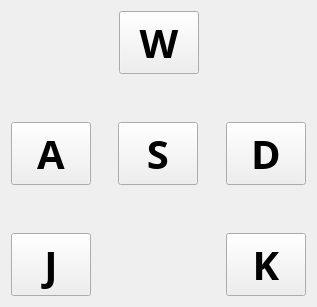
<?xml version="1.0" encoding="UTF-8"?>
<ui version="4.0">
 <class>KeyboardCtrl</class>
 <widget class="QWidget" name="KeyboardCtrl">
  <property name="geometry">
   <rect>
    <x>0</x>
    <y>0</y>
    <width>317</width>
    <height>307</height>
   </rect>
  </property>
  <property name="focusPolicy">
   <enum>Qt::StrongFocus</enum>
  </property>
  <property name="windowTitle">
   <string>KeyboardCtrl</string>
  </property>
  <layout class="QVBoxLayout" name="verticalLayout">
   <item>
    <layout class="QHBoxLayout" name="horizontalLayout_2">
     <item>
      <spacer name="horizontalSpacer">
       <property name="orientation">
        <enum>Qt::Horizontal</enum>
       </property>
       <property name="sizeType">
        <enum>QSizePolicy::Expanding</enum>
       </property>
       <property name="sizeHint" stdset="0">
        <size>
         <width>40</width>
         <height>20</height>
        </size>
       </property>
      </spacer>
     </item>
     <item>
      <widget class="QPushButton" name="WButton">
       <property name="sizePolicy">
        <sizepolicy hsizetype="Preferred" vsizetype="Preferred">
         <horstretch>0</horstretch>
         <verstretch>0</verstretch>
        </sizepolicy>
       </property>
       <property name="font">
        <font>
         <family>Adobe Devanagari</family>
         <pointsize>30</pointsize>
         <weight>75</weight>
         <bold>true</bold>
        </font>
       </property>
       <property name="text">
        <string>W</string>
       </property>
       <property name="flat">
        <bool>false</bool>
       </property>
      </widget>
     </item>
     <item>
      <spacer name="horizontalSpacer_2">
       <property name="orientation">
        <enum>Qt::Horizontal</enum>
       </property>
       <property name="sizeType">
        <enum>QSizePolicy::Expanding</enum>
       </property>
       <property name="sizeHint" stdset="0">
        <size>
         <width>40</width>
         <height>20</height>
        </size>
       </property>
      </spacer>
     </item>
    </layout>
   </item>
   <item>
    <spacer name="verticalSpacer_2">
     <property name="orientation">
      <enum>Qt::Vertical</enum>
     </property>
     <property name="sizeType">
      <enum>QSizePolicy::Expanding</enum>
     </property>
     <property name="sizeHint" stdset="0">
      <size>
       <width>20</width>
       <height>40</height>
      </size>
     </property>
    </spacer>
   </item>
   <item>
    <layout class="QHBoxLayout" name="horizontalLayout">
     <item>
      <widget class="QPushButton" name="AButton">
       <property name="sizePolicy">
        <sizepolicy hsizetype="Preferred" vsizetype="Preferred">
         <horstretch>0</horstretch>
         <verstretch>0</verstretch>
        </sizepolicy>
       </property>
       <property name="font">
        <font>
         <family>Adobe Devanagari</family>
         <pointsize>30</pointsize>
         <weight>75</weight>
         <bold>true</bold>
        </font>
       </property>
       <property name="text">
        <string>A</string>
       </property>
      </widget>
     </item>
     <item>
      <spacer name="horizontalSpacer_4">
       <property name="orientation">
        <enum>Qt::Horizontal</enum>
       </property>
       <property name="sizeType">
        <enum>QSizePolicy::Maximum</enum>
       </property>
       <property name="sizeHint" stdset="0">
        <size>
         <width>40</width>
         <height>20</height>
        </size>
       </property>
      </spacer>
     </item>
     <item>
      <widget class="QPushButton" name="SButton">
       <property name="sizePolicy">
        <sizepolicy hsizetype="Preferred" vsizetype="Preferred">
         <horstretch>0</horstretch>
         <verstretch>0</verstretch>
        </sizepolicy>
       </property>
       <property name="font">
        <font>
         <family>Adobe Devanagari</family>
         <pointsize>30</pointsize>
         <weight>75</weight>
         <bold>true</bold>
        </font>
       </property>
       <property name="text">
        <string>S</string>
       </property>
      </widget>
     </item>
     <item>
      <spacer name="horizontalSpacer_5">
       <property name="orientation">
        <enum>Qt::Horizontal</enum>
       </property>
       <property name="sizeHint" stdset="0">
        <size>
         <width>40</width>
         <height>20</height>
        </size>
       </property>
      </spacer>
     </item>
     <item>
      <widget class="QPushButton" name="DButton">
       <property name="sizePolicy">
        <sizepolicy hsizetype="Preferred" vsizetype="Preferred">
         <horstretch>0</horstretch>
         <verstretch>0</verstretch>
        </sizepolicy>
       </property>
       <property name="font">
        <font>
         <family>Adobe Devanagari</family>
         <pointsize>30</pointsize>
         <weight>75</weight>
         <bold>true</bold>
        </font>
       </property>
       <property name="text">
        <string>D</string>
       </property>
      </widget>
     </item>
    </layout>
   </item>
   <item>
    <spacer name="verticalSpacer">
     <property name="orientation">
      <enum>Qt::Vertical</enum>
     </property>
     <property name="sizeType">
      <enum>QSizePolicy::Expanding</enum>
     </property>
     <property name="sizeHint" stdset="0">
      <size>
       <width>20</width>
       <height>40</height>
      </size>
     </property>
    </spacer>
   </item>
   <item>
    <layout class="QHBoxLayout" name="horizontalLayout_3">
     <item>
      <widget class="QPushButton" name="JButton">
       <property name="sizePolicy">
        <sizepolicy hsizetype="Preferred" vsizetype="Preferred">
         <horstretch>0</horstretch>
         <verstretch>0</verstretch>
        </sizepolicy>
       </property>
       <property name="font">
        <font>
         <family>Adobe Devanagari</family>
         <pointsize>30</pointsize>
         <weight>75</weight>
         <bold>true</bold>
        </font>
       </property>
       <property name="text">
        <string>J</string>
       </property>
      </widget>
     </item>
     <item>
      <spacer name="horizontalSpacer_3">
       <property name="orientation">
        <enum>Qt::Horizontal</enum>
       </property>
       <property name="sizeHint" stdset="0">
        <size>
         <width>40</width>
         <height>20</height>
        </size>
       </property>
      </spacer>
     </item>
     <item>
      <widget class="QPushButton" name="KButton">
       <property name="sizePolicy">
        <sizepolicy hsizetype="Preferred" vsizetype="Preferred">
         <horstretch>0</horstretch>
         <verstretch>0</verstretch>
        </sizepolicy>
       </property>
       <property name="font">
        <font>
         <family>Adobe Devanagari</family>
         <pointsize>30</pointsize>
         <weight>75</weight>
         <bold>true</bold>
        </font>
       </property>
       <property name="text">
        <string>K</string>
       </property>
      </widget>
     </item>
    </layout>
   </item>
  </layout>
 </widget>
 <resources/>
 <connections/>
</ui>
